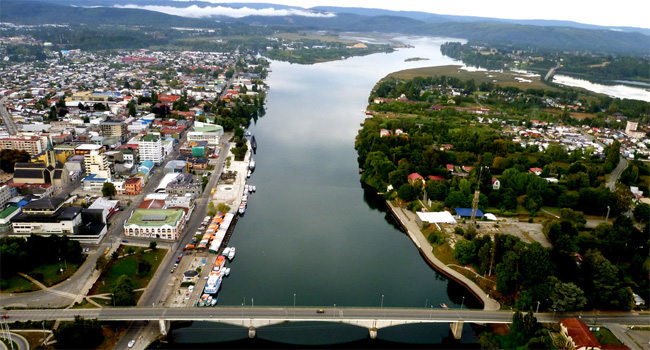
#> input picture images/valdivia.jpg, 650 x 350 px
$ jupyter execute '05_análisis_de_imágenes.ipynb'   (shell and % lines are left out)
#> lines starting #> are read from the running program, lines starting #| are printed output that depends on the picture
# Análisis de imágenes en frecuencia

### Contenidos

- Transformada de Fourier bidimensional
- Espectro de imágenes sintéticas y naturales

[cell 1]
import numpy as np
import matplotlib.pyplot as plt
from scipy import fftpack
from ipywidgets import interact, IntSlider

def color2bw(img):
    return np.dot(img, [0.299, 0.587, 0.114])

## Transformada de Fourier bidimensional

La DFT se puede aplicar a funciones multi-dimensionales

En el caso discreto de una señal bidimensional $g[n_1, n_2]$ con índices $n_1 \in [0, N_1-1]$ y $n_2 \in [0, N_2-1]$ tenemos

$$
G[k_1, k_2] = \sum_{n_1=0}^{N_1-1} \sum_{n_2=0}^{N_2-1} g[n_1, n_2] \exp \left ( -j2\pi  \left[\frac{n_1 k_1}{N_1} + \frac{n_2 k_2}{N_2} \right] \right)
$$
y su inversa

$$
g[n_1, n_2] = \frac{1}{N_1 N_2}\sum_{k_1=0}^{N_1-1} \sum_{k_2=0}^{N_2-1} G[k_1, k_2] \exp \left ( j2\pi  \left[\frac{n_1 k_1}{N_1} + \frac{n_2 k_2}{N_2} \right] \right)
$$

Notemos que

$$
\begin{align}
G[k_1, k_2] &= \sum_{n_1=0}^{N_1-1} \left(\sum_{n_2=0}^{N_2-1} g[n_1, n_2] \exp \left (-j2\pi \frac{n_2 k_2}{N_2}\right) \right) \exp \left (-j2\pi \frac{n_1 k_1}{N_1}\right) \\
&= \sum_{n_1=0}^{N_1-1} \hat g_{n_2}[n_1] \exp \left (-j2\pi \frac{n_1 k_1}{N_1}\right),
\end{align}
$$

> la DFT 2D se puede calcular usando repetidas veces la DFT de una dimensión.

## Visualización de la base de Fourier bidimensional

[cell 2]
x = np.arange(0, 32, step=1)
X, Y = np.meshgrid(x, x)
fig, ax = plt.subplots(9, 9, figsize=(6, 6), tight_layout=True)

fourier_basis = np.cos
#fourier_basis = np.sin

for n in range(9):
    for m in range(9):
        ax[n, m].matshow(fourier_basis(2.0*np.pi*X*m/len(x) + 2.0*np.pi*Y*n/len(x)),
                         cmap=plt.cm.RdBu_r, vmin=-1, vmax=1)
        ax[n, m].axis('off')

## Espectro de una imagen

- Podemos usar la transformada de Fourier 2D para obtener el espectro de amplitud de una imagen
- Los ejes de la DFT son las frecuencias espaciales

[cell 3]
img_color = plt.imread('../images/valdivia.jpg')
#> img_color is the input picture: shape (350, 650, 3); mean R, G, B 97.3, 102, 93.5
img_bw = color2bw(img_color)[:, 300:]
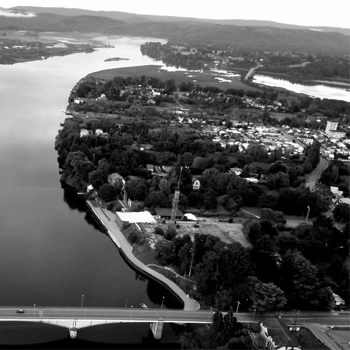
#> img_bw: shape (350, 350) float64; min 0, max 255, mean 91.9

fig, ax = plt.subplots(1, 2, figsize=(6, 3), tight_layout=True)
ax[0].imshow(img_bw, cmap=plt.cm.Greys_r)
ax[0].set_title("Imagen")
S = fftpack.fft2(img_bw)
ax[1].imshow(fftpack.fftshift(np.abs(S)), cmap=plt.cm.Spectral_r,
             extent=[-img_bw.shape[1]//2, img_bw.shape[1]//2,
                     -img_bw.shape[0]//2, img_bw.shape[0]//2])
ax[1].set_title("Espectro de amplitud");

La energía está muy concentrada en el componente central!

Para visualizar mejor el espectro de una imagen natural se recomienda usar

$$
\log(|\text{fft2}(I)|+1)
$$

de esta forma el componente central no es tan dominante

[cell 4]
fig, ax = plt.subplots(1, 2, figsize=(6, 3), tight_layout=True)
ax[0].imshow(img_bw, cmap=plt.cm.Greys_r)
ax[0].set_title("Imagen")
S = fftpack.fft2(img_bw)
ax[1].imshow(fftpack.fftshift(np.log(1+np.abs(S))), cmap=plt.cm.Spectral_r,
             extent=[-img_bw.shape[1]//2, img_bw.shape[1]//2,
                     -img_bw.shape[0]//2, img_bw.shape[0]//2])
ax[1].set_title("Espectro de amplitud");

> ¿A qué corresponde las estructuras que aparecen en el espectro de amplitud?

Para entrenarnos en la interpretación del espectro conviene estudiar espectros de imágenes sintéticas

## Espectro de una imagen sintética

#### Impulsos

Dos impulsos en el espectro corresponde a una sinusoide en el espacio original y viceversa

La posición de los impulsos está asociada a la frecuencia de la sinusoide

[cell 5]
fig, ax = plt.subplots(1, 2, figsize=(8, 4), tight_layout=True);

def update(x_pos=0, y_pos=0):
    S_img = np.zeros(shape=(80, 80));
    S_img[x_pos, y_pos] = 1.0; S_img[-x_pos, -y_pos] = 1.0;
    #S_img[-x_pos, y_pos] = 1.0; S_img[x_pos, -y_pos] = 1.0;
    ax[1].set_title("Espectro de amplitud");
    ax[0].set_title("Imagen")
    im = ax[1].imshow(fftpack.fftshift(S_img), cmap=plt.cm.Spectral_r,
                      extent=[-40, 40, 40, -40])
    im = ax[0].imshow(np.real(fftpack.ifft2(S_img)), cmap=plt.cm.Greys_r);
interact(update,
         x_pos=IntSlider(min=-39, max=39, value=1, description="x posición"),
         y_pos=IntSlider(min=-39, max=39, value=0, description="y posición"));
#> the sliders are set to x_pos = 1, y_pos = 0

[cell 6]
fig, ax = plt.subplots(1, 2, figsize=(8, 4), tight_layout=True);

def update(x_f=0, y_f=0):
    x = np.arange(0, 80)
    X, Y = np.meshgrid(x, x)
    img = np.cos(2.0*np.pi*X*x_f/80 + 2.0*np.pi*Y*y_f/80)
    # img = np.cos(2.0*np.pi*X*x_f/80) + np.cos(2.0*np.pi*Y*y_f/80)
    # img = np.cos(2.0*np.pi*X*x_f/80)*np.cos(2.0*np.pi*Y*y_f/80)
    S_img = np.abs(fftpack.fft2(img))
    ax[1].set_title("Espectro de amplitud");  ax[0].set_title("Imagen")
    im = ax[1].imshow(fftpack.fftshift(S_img), cmap=plt.cm.Spectral_r,
                      extent=[-40, 40, 40, -40])
    im = ax[0].imshow(img, cmap=plt.cm.Greys_r);

interact(update,
         x_f=IntSlider(min=0, max=39, value=0, description="x frecuencia"),
         y_f=IntSlider(min=0, max=39, value=0, description="y frecuencia"));
#> the sliders are set to x_f = 0, y_f = 0

#### Espectro de una Linea

Una línea en la imagen es una línea en el espectro (con otra orientación)

[cell 7]
fig, ax = plt.subplots(1, 2, figsize=(8, 4), tight_layout=True);

def update(pix_angle=0):
    img = np.zeros(shape=(80, 80));
    for i in range(80):
        img[i, int(i - 2*pix_angle*i/80 + pix_angle)] = 1

    ax[1].set_title("Magnitude spectrum");
    ax[0].set_title("Image")
    S_img = np.abs(fftpack.fft2(img))
    im = ax[1].imshow(fftpack.fftshift(S_img), cmap=plt.cm.Spectral_r,
                      extent=[-40, 40, 40, -40])
    im = ax[0].imshow(img, cmap=plt.cm.Greys_r);

interact(update, pix_angle=IntSlider(min=0, max=79, value=0));
#> the sliders are set to pix_angle = 0

##### ¿Cómo se explica esto?

> Consideremos primero el caso donde la rotación es 40 pixeles (linea vertical)

Notemos que en este caso la componente vertical y horizontal pueden independizarse

Esto se conoce como **señal separable**

[cell 8]
A = np.array([[0, 0, 1, 0, 0]])
B = np.array([[1, 1, 1, 1, 1]])
A*B.T

#### Propiedad:

> La DFT 2D de una señal separable equivale a la multiplicación de las dos DFT 1D

Una señal es sepable si

$$
g[n_1, n_2] = g_1[n_1] g_2[n_2]
$$

Aplicando esto en la DFT
$$
\begin{align}
G[k_1, k_2] &= \sum_{n_1=0}^{N_1-1} \sum_{n_2=0}^{N_2-1} g_1[n_1] g_2[n_2] \exp \left ( -j2\pi  \left[\frac{n_1 k_1}{N_1} + \frac{n_2 k_2}{N_2} \right] \right) \nonumber \\
& = \sum_{n_1=0}^{N_1-1} g_1[n_1] \exp \left ( -j2\pi \frac{n_1 k_1}{N_1} \right)  \sum_{n_2=0}^{N_2-1} g_2[n_2] \exp \left ( -j2\pi\frac{n_2 k_2}{N_2}  \right) \nonumber \\
\end{align}
$$

Usemos esta propiedad en nuestro ejemplo

Transformada de Fourier de un impulso en el origen: Una señal constante

[cell 9]
S1 = fftpack.fftshift(np.abs(fftpack.fft(np.array([[0, 0, 1, 0, 0]]))))
print(S1)

Transformada de Fourier de una señal constante: Un impulso en el origen

[cell 10]
S2 = fftpack.fftshift(np.abs(fftpack.fft(np.array([[1, 1, 1, 1, 1]]))))
print(S2)

**Resultado:** Una linea rotada en 90º con respecto a la original

[cell 11]
S1*S2.T

> Concentremos ahora en los ángulos (en píxeles) distintos de 0, 40 y 80

¿Por qué pareciera repetirse la linea?

¿A qué corresponde el efecto  observado?

Para responder esta pregunta debemos recordar una propiedad de la DFT

#### Propiedad:

>La DFT es periodica

En este caso el "artefacto" que observamos se debe a que en ciertos ángulos los bordes no calzan

[cell 12]
fig, ax = plt.subplots(1, 2, figsize=(6, 3.5), tight_layout=True);

def update(pix_angle=0):
    img = np.zeros(shape=(60, 60));
    for i in range(120):
        for k1 in range(-4, 4):
            for k2 in range(-4, 4):
                if np.abs(i+20*k2) < 60 and np.abs(20*k1 + int(i - 2*pix_angle*i/20 + pix_angle)) < 60:
                    img[i +20*k2, 20*k1 + int(i - 2*pix_angle*i/20 + pix_angle)] = 1

    ax[0].matshow(img, cmap=plt.cm.Greys_r);
    ax[1].matshow(img[20:-20,20:-20], cmap=plt.cm.Greys_r);
interact(update, pix_angle=IntSlider(min=0, max=20, value=0));
#> the sliders are set to pix_angle = 0

#### Espectro de un rectangulo

Un rectangulo en la imagen es un sinc en el espectro (y viceverza)

[cell 13]
fig, ax = plt.subplots(1, 2, figsize=(8, 4), tight_layout=True);

def update(width=1):
    img = np.zeros(shape=(80, 80)); #S_img[0, 0] = 0.0;
    img[40-width:40+width, 40-width:40+width] = 1.0;
    ax[1].set_title("Espectro de amplitud")
    S_img = np.abs(fftpack.fft2(img))
    im = ax[1].imshow(fftpack.fftshift(S_img), cmap=plt.cm.Spectral_r,
                      extent=[-40, 40, 40, -40])
    ax[0].set_title("Imagen")
    im = ax[0].imshow(img, cmap=plt.cm.Greys_r);

interact(update, width=IntSlider(min=1, max=39, value=0, description="Tamaño"));
#> the sliders are set to width = 0

#### Espectro de una Gaussiana

Una Gaussiana en el espectro es una Gaussiana en el espacio original

[cell 14]
from ipywidgets import FloatSlider
fig, ax = plt.subplots(1, 2, figsize=(8, 4), tight_layout=True);

def update(bandwidth=1.0):
    x = np.linspace(-100, 100, num=500)
    X, Y = np.meshgrid(x, x)
    img = np.exp(-0.5*(X**2 + Y**2)/bandwidth**2)
    ax[1].set_title("Espectro de amplitud")
    S_img = np.abs(fftpack.fft2(img))
    im = ax[1].imshow(fftpack.fftshift(S_img),  cmap=plt.cm.Spectral_r,
                      extent=[-250, 250, 250, -250])
    ax[0].set_title("Imagen")
    im = ax[0].imshow(img, cmap=plt.cm.Greys_r);

interact(update, bandwidth=FloatSlider(min=0.1, max=50.0, value=0, description="Ancho"));
#> the sliders are set to bandwidth = 0

#### Espectro de ruido blanco

Una imagen de ruido blanco y su espectro

[cell 15]
fig, ax = plt.subplots(1, 2, figsize=(8, 4), tight_layout=True);

def update(rseed=1.0):
    np.random.seed(rseed)
    img = np.random.randn(500, 500)
    ax[1].set_title("Espectro de amplitud")
    S_img = np.log10(1e-6 + np.abs(fftpack.fft2(img)))
    im = ax[1].imshow(fftpack.fftshift(S_img), cmap=plt.cm.Spectral_r,
                      extent=[-250, 250, 250, -250])
    ax[0].set_title("Imagen")
    im = ax[0].imshow(img, cmap=plt.cm.Greys_r);

interact(update, rseed=IntSlider(min=0, max=100, value=0, description="rseed"));
#> the sliders are set to rseed = 0

#### Espectro de ruido rojo

Una imagen de ruido rojo y su espectro

[cell 16]
fig, ax = plt.subplots(1, 2, figsize=(8, 4), tight_layout=True);

def f(rseed=1.0, gamma=0.0):
    np.random.seed(rseed)
    red_noise = np.random.randn(500, 500)
    rho = 1-10**-gamma
    #for i in range(2,500):
    #    red_noise[i, :] = rho*red_noise[i-1, :] + red_noise[i, :]
    #    red_noise[:, i] = rho*red_noise[:, i-1] + red_noise[:, i]
    for i in range(2, 500):
        for j in range(2, 500):
            red_noise[i, j] += rho*np.average(red_noise[i-2:i, j-2:j])
    ax[1].set_title("Espectro de amplitud")
    S_img = np.log10(1e-10 + np.abs(fftpack.fft2(red_noise)))
    im = ax[1].imshow(fftpack.fftshift(S_img), cmap=plt.cm.Spectral_r,
                      extent=[-250, 250, 250, -250])
    ax[0].set_title("Imagen")
    im = ax[0].imshow(red_noise, cmap=plt.cm.Greys_r);

interact(f,
         rseed=IntSlider(min=0, max=100, value=0, description="rseed"),
         gamma=FloatSlider(min=0, max=3, value=0, description="$\gamma$"));
#> the sliders are set to rseed = 0, gamma = 0

## Espectro de una imagen natural

Ahora que hemos aprendido a interpretar el los espectros, analizemos una imagen natural

[cell 17]
img_building = color2bw(plt.imread('../images/building.jpg'))
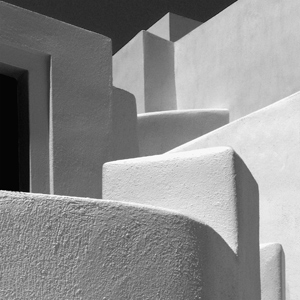
#> input picture images/building.jpg, 300 x 300 px
fig, ax = plt.subplots(1, 2, figsize=(8, 4), tight_layout=True)

im = ax[0].imshow(img_building, cmap=plt.cm.Greys_r)
S_img = fftpack.fft2(img_building)
im = ax[1].imshow(fftpack.fftshift(np.log(np.abs(S_img)+1)), cmap=plt.cm.Spectral_r)

> Las fuerte componentes horizontal y vertical son en realidad un artefacto de borde

La DFT considera que la señal 2D es eternamente periódica

[cell 18]
fig, ax = plt.subplots(figsize=(5, 5), tight_layout=True)
ax.imshow(np.tile(img_building, (3, 3)), cmap=plt.cm.Greys_r)
ax.axis('off');

Puedes disminuir este efecto usando **enventanado**

[cell 19]
win = np.hanning(img_building.shape[0]).reshape(-1, 1)
win = np.dot(win, win.T)

fig, ax = plt.subplots(1, 2, figsize=(8, 4), tight_layout=True)
im = ax[0].imshow(img_building, cmap=plt.cm.Greys_r)
S_img = fftpack.fft2(win*img_building)
im = ax[1].imshow(fftpack.fftshift(np.log(np.abs(S_img)+1)), cmap=plt.cm.Spectral_r)

Finalmente:

¿Puedes reconocer a que corresponden las estructuras en el espectro del siguiente ejemplo?

## Espectro de magnitud y de fase

La DFT 2D es un número complejo

Hasta ahora hemos estudiado su valor absoluto

>  La **magnitud espectral** guarda información de la amplitud de los componentes

Ahora veremos que influencia tiene la

> La **fase espectral** guarda información del desfase (posición) de los componentes

[cell 20]
img_doge = color2bw(plt.imread('../images/doge.jpg'))
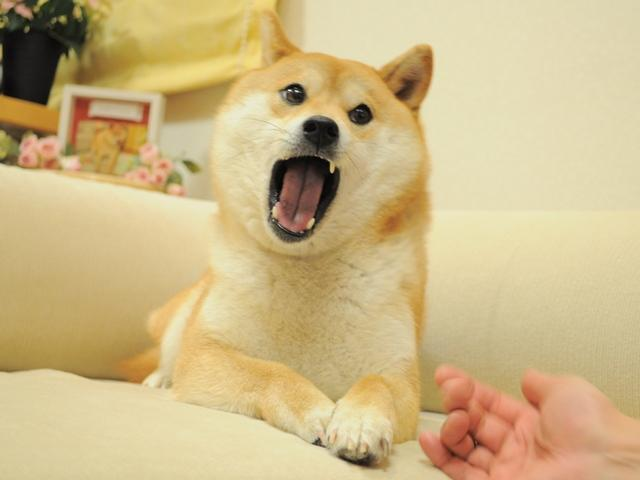
#> input picture images/doge.jpg, 640 x 480 px

plt.figure(figsize=(6, 4), tight_layout=True)
plt.imshow(img_doge, cmap=plt.cm.Greys_r)

¿Cómo se ven los espectros de magnitud y fase de esta imagen?

[cell 21]
fig, ax = plt.subplots(1, 2, figsize=(8, 4), tight_layout=True)
S_img = fftpack.fft2(img_doge)
im = ax[0].imshow(fftpack.fftshift(np.log(1.+np.abs(S_img))), cmap=plt.cm.Spectral_r)
fig.colorbar(im, ax=ax[0], orientation='horizontal')
im = ax[1].imshow(fftpack.fftshift(np.angle(S_img)), cmap=plt.cm.Spectral_r)
fig.colorbar(im, ax=ax[1], orientation='horizontal');
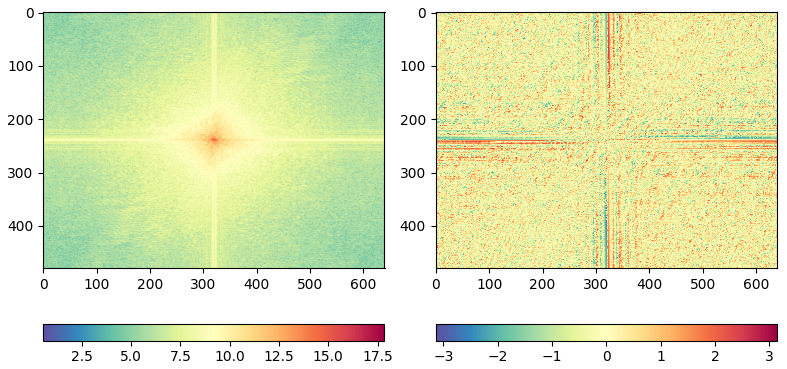
#> figure drawn by matplotlib, 4 panels

> ¿Podemos reconstruir usando sólo el espectro de magnitud? ¿O usando sólo el de fase?

[cell 22]
def hist_eq(img, nbins=256):
    image_hist, bins = np.histogram(img.flatten(), nbins, density=True)
    cdf = image_hist.cumsum()
    cdf = 255 * cdf / cdf[-1]
    image_eq = np.interp(img.flatten(), bins[:-1], cdf)
    return image_eq.reshape(img.shape).astype('int')
    #return img

fig, ax = plt.subplots(2, 2, figsize=(8, 6), tight_layout=True)
for ax_ in ax.ravel():
    ax_.axis('off')

ax[0, 0].imshow(img_doge, cmap=plt.cm.Greys_r);
S_dog = fftpack.fft2(img_doge)
ax[0, 1].hist(img_doge.ravel(), alpha=0.5, bins=100);
ax[0, 1].hist(hist_eq(img_doge.ravel()), alpha=0.5, bins=100);ax[0, 1].axis('on')
#> in hist_eq, `image_hist, bins = np.histogram(img.flatten(), nbins, density=True)`: image_hist = 256 values, max 0.0426 at index 221, min 0 at index 240, mean 0.00395; bins = 257 values from 0.897 to 254
#> in hist_eq, `cdf = image_hist.cumsum()`: cdf = 256 values from 1.98e-05 to 1.01
#> in hist_eq, `cdf = 255 * cdf / cdf[-1]`: cdf = 256 values from 0.00498 to 255
reconstruct = lambda S: np.real(fftpack.ifft2(S))
ax[1, 0].imshow(hist_eq(reconstruct(np.abs(S_dog))), cmap=plt.cm.Greys_r);
#> call 2 of hist_eq, with nbins = 256
#> in hist_eq (call 2), `image_hist, bins = np.histogram(img.flatten(), nbins, density=True)`: image_hist = 256 values, max 0.0192 at index 5, min 0 at index 64, mean 0.000327; bins = 257 values from 116.2 to 3174.5
#> in hist_eq (call 2), `cdf = image_hist.cumsum()`: cdf = 256 values from 0.000203 to 0.0837
#> in hist_eq (call 2), `cdf = 255 * cdf / cdf[-1]`: cdf = 256 values from 0.618 to 255
#> in hist_eq (call 2), `return image_eq.reshape(img.shape).astype('int')`:
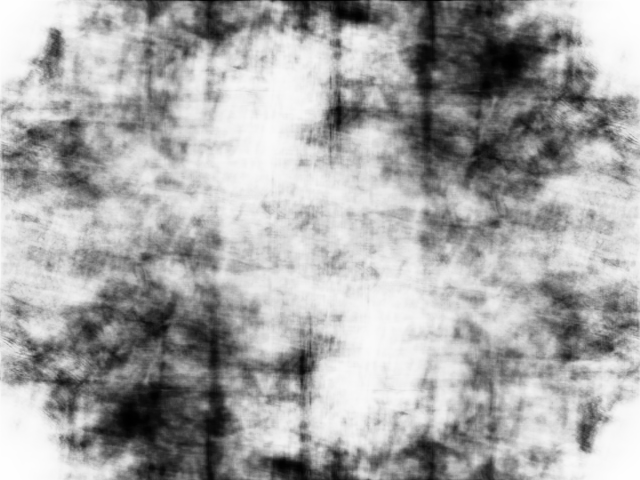
#> returned value: shape (480, 640) int64; min 0, max 254, mean 166.6
ax[1, 1].imshow(hist_eq(reconstruct(np.exp(1j*np.angle(S_dog, deg=False)))), cmap=plt.cm.Greys_r);
#> call 3 of hist_eq, with nbins = 256
#> in hist_eq (call 3), `image_hist, bins = np.histogram(img.flatten(), nbins, density=True)`: image_hist = 256 values, max 360.5 at index 112, min 0 at index 2, mean 6.59; bins = 257 values from -0.0669 to 0.0849
#> in hist_eq (call 3), `cdf = image_hist.cumsum()`: cdf = 256 values from 0.00549 to 1686.3
#> in hist_eq (call 3), `cdf = 255 * cdf / cdf[-1]`: cdf = 256 values from 0.00083 to 255
#> in hist_eq (call 3), `return image_eq.reshape(img.shape).astype('int')`:
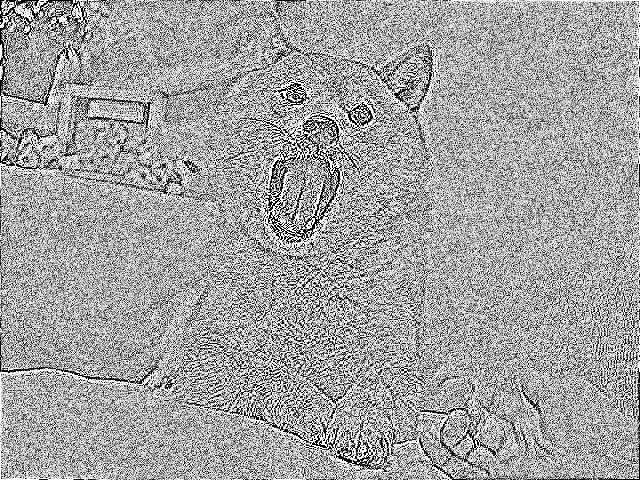
#> returned value: shape (480, 640) int64; min 0, max 255, mean 162.2
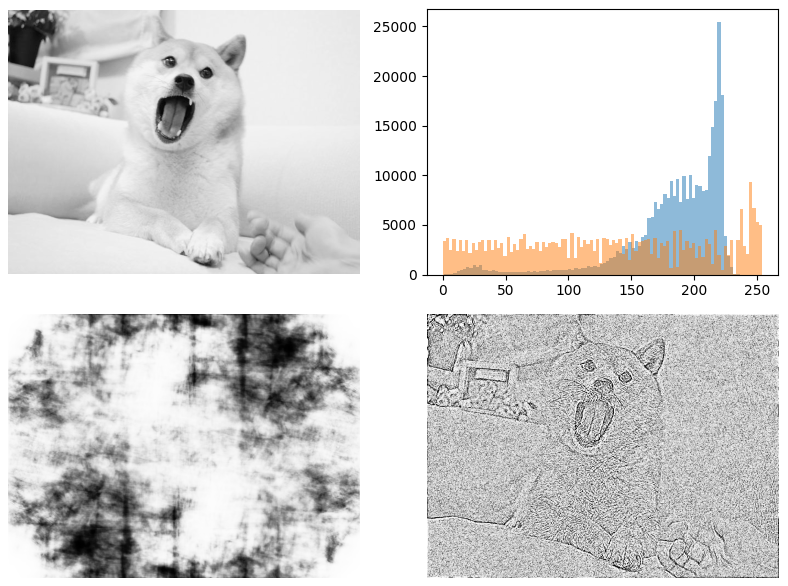
#> figure drawn by matplotlib, 4 panels; panel 2: tallest bar 25482 high, from x = 218.5 to 221.1; panel 2: tallest bar 9303 high, from x = 243.8 to 246.4

¿Y si intercambiamos la fase y magnitud de dos imágenes de igual tamaño?

[cell 23]
img_inst = color2bw(plt.imread("../images/InsInformatica.jpg"))
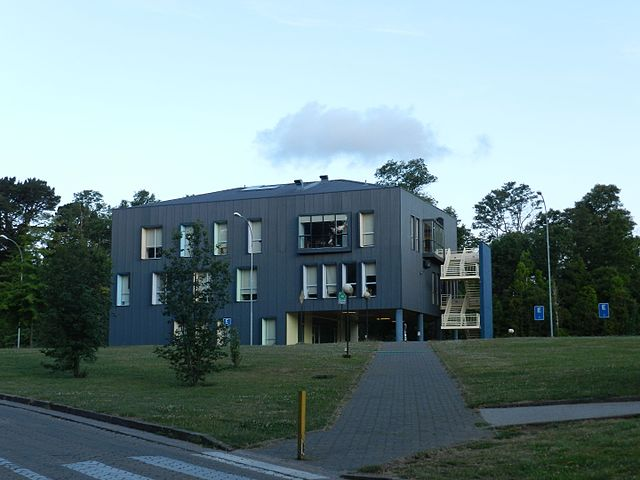
#> input picture images/InsInformatica.jpg, 640 x 480 px
#> in color2bw (call 4), `return np.dot(img, [0.299, 0.587, 0.114])`:
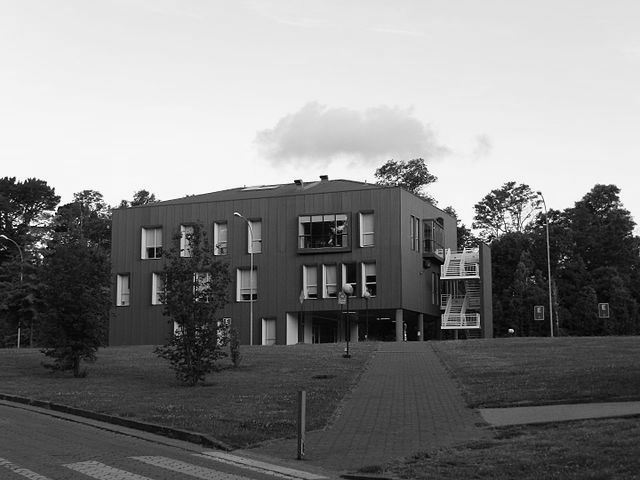
#> returned value: shape (480, 640) float64; min 0, max 252.9, mean 130.5
fig, ax = plt.subplots(2, 2, figsize=(8, 5), tight_layout=True)
for ax_ in ax.ravel():
    ax_.axis('off')

ax[0, 0].imshow(img_doge, cmap=plt.cm.Greys_r);
ax[0, 1].imshow(img_inst, cmap=plt.cm.Greys_r);
S_inf = fftpack.fft2(img_inst)
rec_doge = fftpack.ifft2(np.abs(S_dog)*np.exp(1j*np.angle(S_inf, deg=False)))
rec_inst = fftpack.ifft2(np.abs(S_inf)*np.exp(1j*np.angle(S_dog, deg=False)))
ax[1, 0].set_title('Amplitud doge\nAngulo instituto')
ax[1, 0].imshow(np.real(rec_doge), cmap=plt.cm.Greys_r);
ax[1, 1].set_title('Amplitud instituto\nAngulo doge')
ax[1, 1].imshow(np.real(rec_inst), cmap=plt.cm.Greys_r);
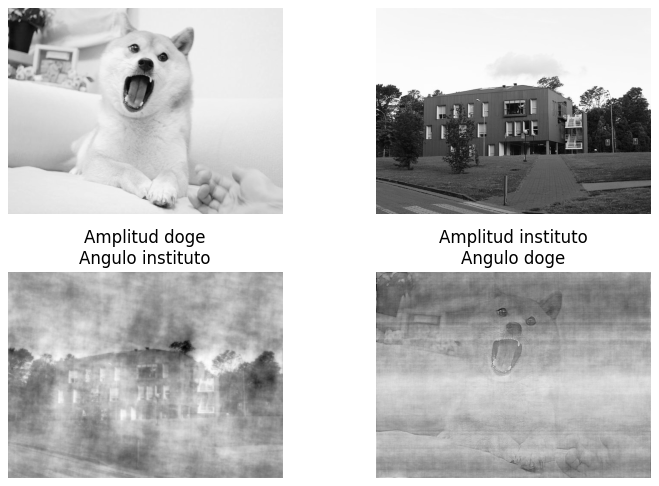
#> figure drawn by matplotlib, 4 panels
